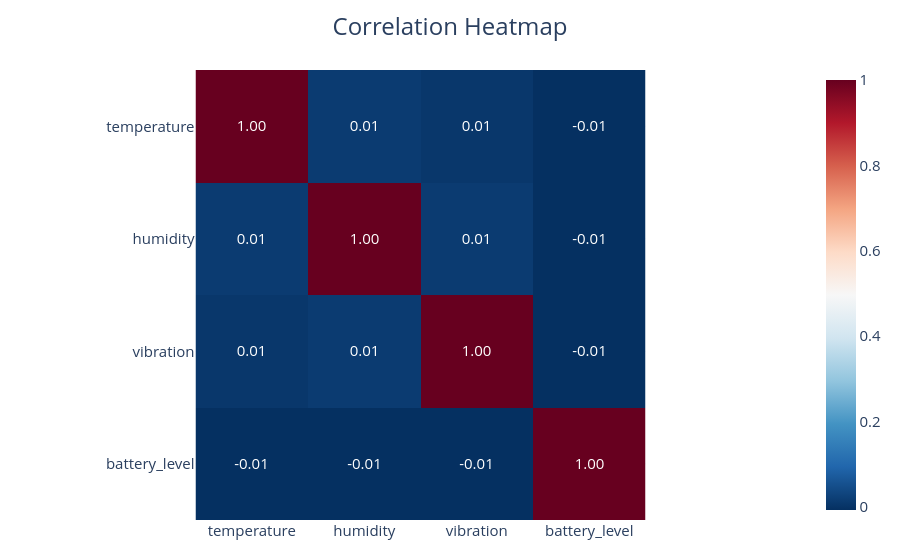

The cell this chart's notebook holds for it:
### Markdown cell above
## Correlation Heatmap

### Code cell
corr=df[["temperature","humidity","vibration","battery_level"]].corr()
fig=px.imshow(corr,text_auto=".2f",color_continuous_scale="RdBu_r",title="Correlation Heatmap")
fig.update_layout(**layout)
fig.show()

### Figure 1 — Plotly figure (JSON) as saved in the notebook; plotly's stock layout.template omitted (floating-point values rounded to 4 significant figures)
{"data": [{"coloraxis": "coloraxis", "hovertemplate": "x: %{x}<br>y: %{y}<br>color: %{z}<extra></extra>", "name": "0", "texttemplate": "%{z:.2f}", "type": "heatmap", "x": ["temperature", "humidity", "vibration", "battery_level"], "xaxis": "x", "y": ["temperature", "humidity", "vibration", "battery_level"], "yaxis": "y", "z": [[1.0, 0.01396, 0.006486, -0.007047], [0.01396, 1.0, 0.01386, -0.007201], [0.006486, 0.01386, 1.0, -0.006857], [-0.007047, -0.007201, -0.006857, 1.0]]}], "layout": {"coloraxis": {"autocolorscale": false, "colorscale": [[0, "rgb(5,48,97)"], [0.1, "rgb(33,102,172)"], [0.2, "rgb(67,147,195)"], [0.3, "rgb(146,197,222)"], [0.4, "rgb(209,229,240)"], [0.5, "rgb(247,247,247)"], [0.6, "rgb(253,219,199)"], [0.7, "rgb(244,165,130)"], [0.8, "rgb(214,96,77)"], [0.9, "rgb(178,24,43)"], [1, "rgb(103,0,31)"]]}, "font": {"size": 15}, "margin": {"b": 40, "l": 40, "r": 40, "t": 70}, "paper_bgcolor": "white", "plot_bgcolor": "white", "title": {"font": {"size": 24}, "text": "Correlation Heatmap", "x": 0.5}, "xaxis": {"anchor": "y", "constrain": "domain", "domain": [0, 1], "scaleanchor": "y"}, "yaxis": {"anchor": "x", "autorange": "reversed", "constrain": "domain", "domain": [0, 1]}}}
